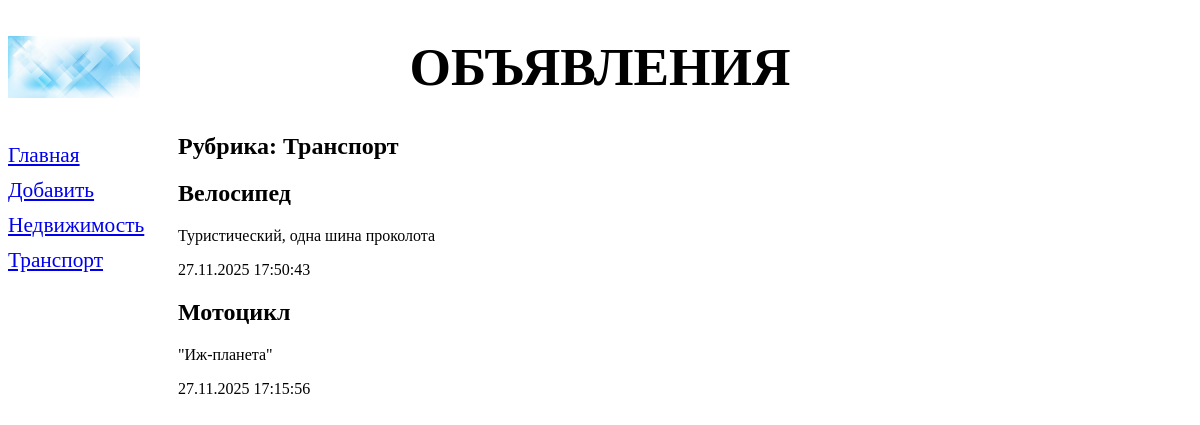
The page /bboard/2/ on the database its author committed.
### bboard/models.py (models this page shows, shortened)
class Rubric(models.Model):
    name = models.CharField(max_length=20, db_index=True,
                            verbose_name='Название')
    class Meta:
     verbose_name_plural = 'Рубрики'
     verbose_name = 'Рубрика'
     ordering = ['name']

class Bb(models.Model):
    title = models.CharField(max_length=50, verbose_name='Товар')
    content = models.TextField(verbose_name='Описание')
    price = models.FloatField(verbose_name='Цена')
    published = models.DateTimeField(auto_now_add=True, db_index=True,
                                     verbose_name='Опубликовано')
    rubric = models.ForeignKey('Rubric', null=True,
                               on_delete=models.PROTECT,verbose_name='Рубрика')
    class Meta:
         verbose_name_plural = 'Объявления'
         verbose_name = 'Объявление'
         ordering = ['-published']

### bboard/views.py (the view)
# urls.py: path('<int:rubric_id>/', rubric_bbs, name='rubric_bbs'),
def rubric_bbs(request, rubric_id):
    bbs = Bb.objects.filter(rubric=rubric_id)
    rubrics = Rubric.objects.all()
    current_rubric = Rubric.objects.get(pk=rubric_id)
    context = {'bbs': bbs, 'rubrics': rubrics, 'current_rubric': current_rubric}
    return render(request, 'bboard/rubric_bbs.html', context)

### bboard/templates/bboard/rubric_bbs.html (shortened to what this page needs)
{% extends "layout/basic.html" %}
{% block content %}
<h2>Рубрика: {{ current_rubric.name }}</h2>
{% for bb in bbs %}
<div>
    <h2>{{ bb.title }}</h2>
    <p>{{ bb.content }}</p>
    <p>{{ bb.published|date:"d.m.Y H:i:s" }}</p>
</div>
{% endfor %}
{% endblock %}

### bboard/templates/layout/basic.html (shortened to what this page needs)
{% load static %}
<!DOCTYPE html>
<html>
    <head>
        <link rel="stylesheet" type="text/css"
            href="{% static 'bboard/style.css' %}">
    </head>
    <body>
        <header>
            <h1>Объявления</h1>
        </header>
        <nav>
            <a href="{% url 'index' %}">Главная</a>
            <a href="{% url 'add' %}">Добавить</a>
            {% for rubric in rubrics %}
            <a href="{% url 'rubric_bbs' rubric.pk %}">{{ rubric.name }}</a>
            {% endfor %}
        </nav>
        <main>
        {% block content %}
        {% endblock %}
        </main>
    </body>
</html>

### bboard/static/bboard/style.css (style rules this page uses)
header h1 { font-size: 40pt; text-transform: uppercase; text-align: center; background: url("bg.jpg") left / auto 100% no-repeat; }
nav { font-size: 16pt; width: 150px; float: left; }
nav a { display: block; margin: 10px 0px; }
main { margin-left: 170px; }

### rows shown on the page
Rubric: name "Недвижимость"
Rubric: name "Транспорт"
Bb: title "Велосипед", content "Туристический, одна шина проколота", published "27.11.2025 17:50:43"
Bb: title "Мотоцикл", content "\"Иж-планета\"", published "27.11.2025 17:15:56"
